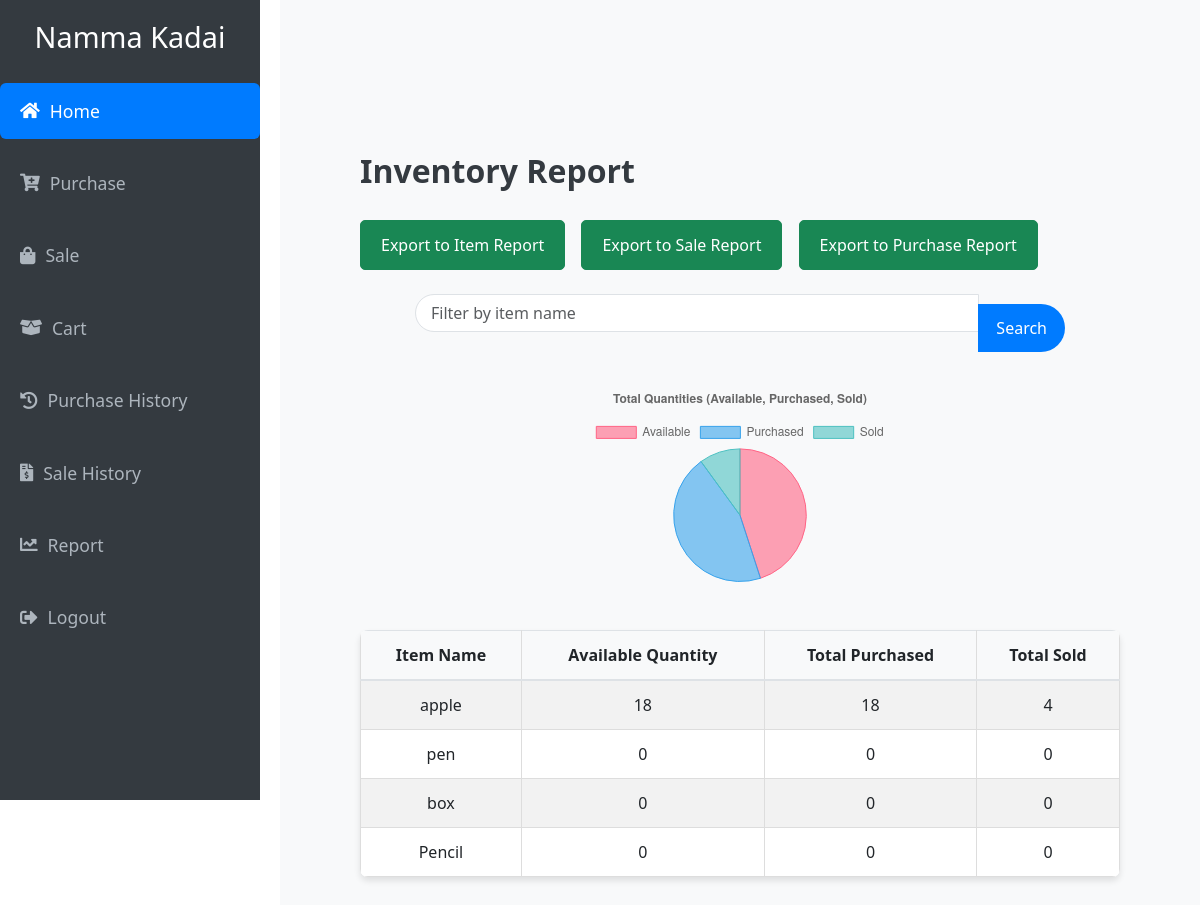
Before: /inventory_report (signed in) with the older database file.
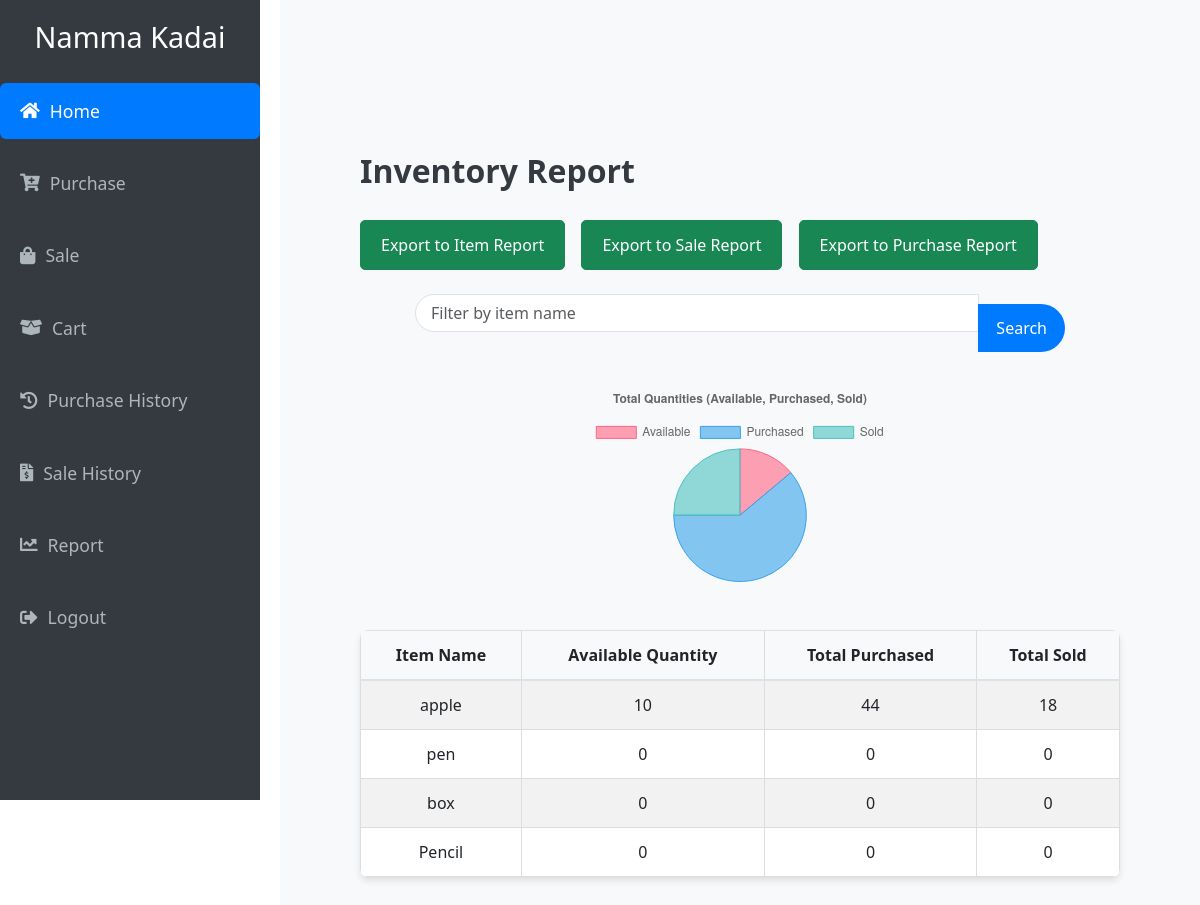
After: the same page with the newer database file.
### Namma_Kadai/models.py (models this page shows)
class Item(db.Model):
    id = db.Column(db.Integer, primary_key=True)
    item_name = db.Column(db.String(150), nullable=False)
    qty = db.Column(db.Integer, nullable=False, default=0)
    rate = db.Column(db.Float, nullable=False,)  # New field for the rate of the item
    company_id = db.Column(db.Integer, db.ForeignKey('company.id'), nullable=False)
    sales = db.relationship('Sales', backref='item_relation', lazy=True)

### Namma_Kadai/routes.py (the view)
@app.route('/inventory_report', methods=['GET', 'POST'])
@login_required
def inventory_report():
    filter_name = request.args.get('item_name', '')
    query = db.session.query(
        Item.item_name.label("item_name"),
        Item.qty.label("available_qty"),
        func.coalesce(func.sum(Purchase.qty), 0).label("total_purchased"),
        func.coalesce(func.sum(Sales.qty), 0).label("total_sold")
    ).outerjoin(Purchase, Purchase.item_id == Item.id) \
     .outerjoin(Sales, Sales.item_id == Item.id) \
     .group_by(Item.id)
    if filter_name:
        query = query.filter(Item.item_name.ilike(f"%{filter_name}%"))
    report_data = query.all()
    total_available = sum([item.available_qty for item in report_data])
    total_purchased = sum([item.total_purchased for item in report_data])
    total_sold = sum([item.total_sold for item in report_data])
    return render_template('inventory_report.html',
                           report_data=report_data,
                           total_available=total_available,
                           total_purchased=total_purchased,
                           total_sold=total_sold,
                           filter_name=filter_name)

### Namma_Kadai/routes.py (called while the page is built)
@login_manager.user_loader
def load_user(user_id):
    return User.query.get(int(user_id))

### Namma_Kadai/templates/inventory_report.html (shortened to what this page needs)
{% extends "base.html" %}
{% block content %}
<div class="container mt-5">
    <h2>Inventory Report</h2>
    <div class="export-buttons mb-4">
        <a href="{{ url_for('export_excel') }}" class="btn btn-success">Export to Item Report</a>
        <a href="{{ url_for('export_sales_excel') }}" class="btn btn-success">Export to Sale Report</a>
        <a href="{{ url_for('export_purchases_excel') }}" class="btn btn-success">Export to Purchase Report</a>
    </div>
    <form method="get" action="{{ url_for('inventory_report') }}" class="mb-4">
        <div class="input-group search-bar">
            <input type="text" class="form-control" name="item_name" value="{{ filter_name }}" placeholder="Filter by item name">
            <button class="btn btn-primary" type="submit">Search</button>
        </div>
    </form>
    <div class="chart-container">
        <canvas id="inventoryChart" width="200" height="200"></canvas>
    </div>
    <table class="table table-striped mt-5 inventory-table">
        <thead>
            <tr>
                <th>Item Name</th>
                <th>Available Quantity</th>
                <th>Total Purchased</th>
                <th>Total Sold</th>
            </tr>
        </thead>
        <tbody>
            {% for item in report_data %}
                <tr>
                    <td>{{ item.item_name }}</td>
                    <td>{{ item.available_qty }}</td>
                    <td>{{ item.total_purchased }}</td>
                    <td>{{ item.total_sold }}</td>
                </tr>
            {% endfor %}
        </tbody>
    </table>
</div>
<script>
    // Prepare data for the pie chart
    const totalAvailable = {{ total_available }};
    const totalPurchased = {{ total_purchased }};
    const totalSold = {{ total_sold }};
    // Render the pie chart using Chart.js
    const ctx = document.getElementById('inventoryChart').getContext('2d');
    const inventoryChart = new Chart(ctx, {
        type: 'pie',
        data: {
            labels: ['Available', 'Purchased', 'Sold'],
            datasets: [{
                label: 'Total Quantities',
                data: [totalAvailable, totalPurchased, totalSold],
                backgroundColor: [
                    'rgba(255, 99, 132, 0.6)',
                    'rgba(54, 162, 235, 0.6)',
                    'rgba(75, 192, 192, 0.6)'
                ],
                borderColor: [
                    'rgba(255, 99, 132, 1)',
                    'rgba(54, 162, 235, 1)',
                    'rgba(75, 192, 192, 1)'
                ],
                borderWidth: 1
            }]
        },
        options: {
            responsive: true,
            plugins: {
                legend: {
                    position: 'top',
                },
                title: {
                    display: true,
                    text: 'Total Quantities (Available, Purchased, Sold)'
                }
            },
            maintainAspectRatio: false // Ensures that the chart resizes properly when set to smaller size
        }
    });
</script>
{% endblock %}

Changed rows visible on the page:
changed Item "apple": available_qty "18" → "10"; total_purchased "18" → "44"; total_sold "4" → "18"
Other visible differences:
chart data {{ total_available }}: 18 → 10
chart data {{ total_purchased }}: 18 → 44
chart data {{ total_sold }}: 4 → 18
